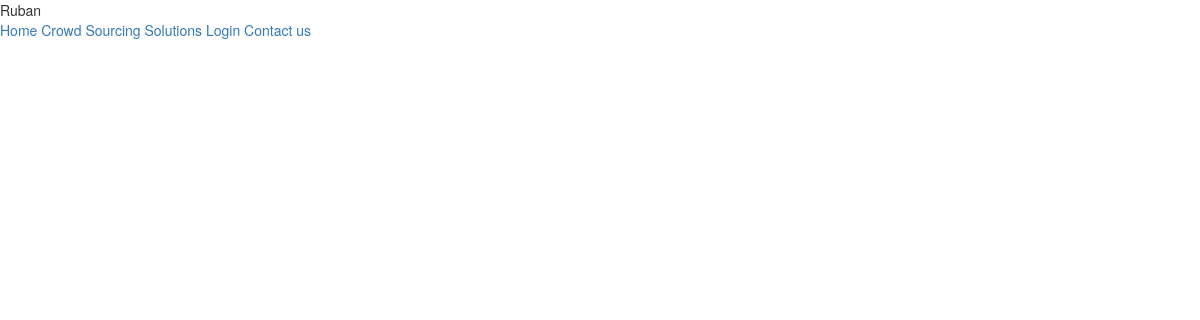
Before: /api/crowdsorcing.php (signed in) with the older database file.
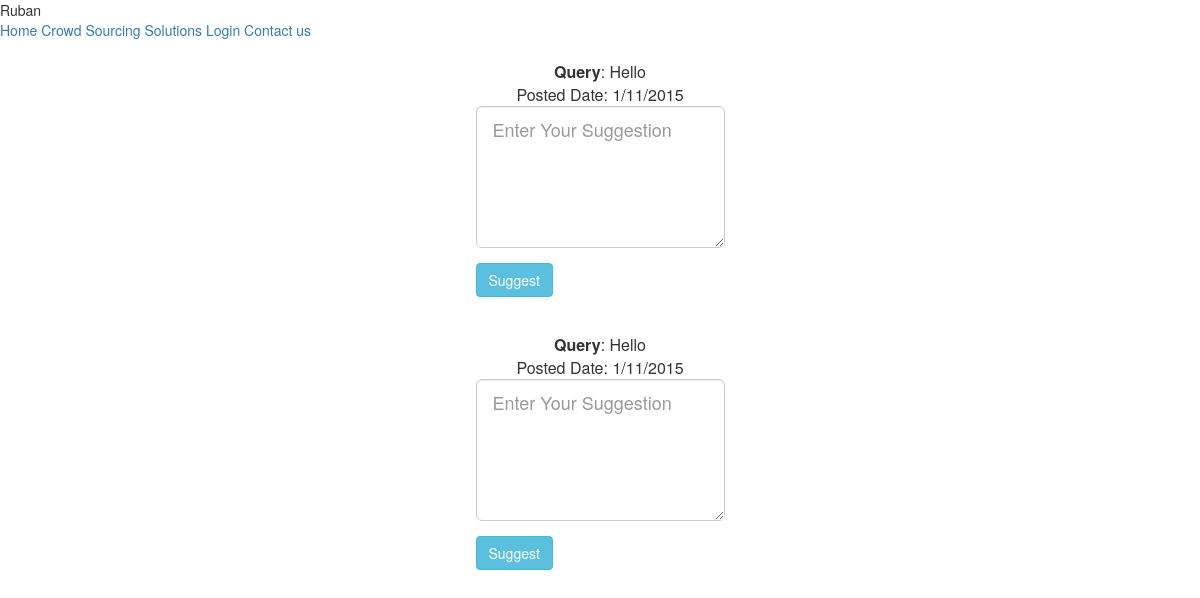
After: the same page with the newer database file.
### tables this page shows
CREATE TABLE IF NOT EXISTS `query` (
  `sms_id` int(11) NOT NULL,
  `from_no` int(11) NOT NULL,
  `to_no` int(11) NOT NULL,
  `date` timestamp NOT NULL DEFAULT CURRENT_TIMESTAMP ON UPDATE CURRENT_TIMESTAMP,
  `body` text NOT NULL
);

### api/crowdsorcing.php (the view, shortened to what this page needs)
<html>
  <head>
    <link rel="stylesheet" href="https://storage.googleapis.com/code.getmdl.io/1.0.2/material.indigo-pink.min.css">
    <link rel="stylesheet" href="https://storage.googleapis.com/code.getmdl.io/1.0.4/material.indigo-pink.min.css">
	<link rel="stylesheet" href="../css/coverstyle.css">
<link rel="stylesheet" href="http://maxcdn.bootstrapcdn.com/bootstrap/3.3.5/css/bootstrap.min.css">
  </head>
  <body>
    <div class="mdl-layout mdl-js-layout mdl-layout--fixed-header">
      <header class="mdl-layout__header">
        <div class="mdl-layout__header-row">
          <span class="mdl-layout-title">Ruban&nbsp;&nbsp;&nbsp;</span>
          <nav class="mdl-navigation mdl-layout--large-screen-only">
            <a class="mdl-navigation__link" href="home.php">Home</a>
						<a class="mdl-navigation__link" href="crowdsorcing.php">Crowd Sourcing Solutions</a>
            <a class="mdl-navigation__link" href="../html/login.html">Login</a>
			  <a class="mdl-navigation__link" href="../html/contact.html">Contact us</a>
          </nav>
        </div>
      </header>
      <main class="mdl-layout__content">
<?php
$sql= "select * from query";
$rs= mysql_query($sql);
while ($row=mysql_fetch_array($rs))
	{
	$p=$row['sms_id'];
	$date=getdate();
$p3=$date['mday']."/".$date['mon']."/".$date['year'];
	$p4=$row['body'];
	echo" <table class=\"mdl-data-table mdl-js-data-table mdl-data-table--selectable mdl-shadow--2dp\"  align=\"center\">";
       echo"  <tbody>";
       echo"<tr>";
       echo"<td class=\"mdl-data-table__cell--non-numeric\" align=\"center\"><b>Query</b>: $p4</td >";
       echo" <tr>";
        echo"  <td class=\"mdl-data-table__cell--non-numeric\"  align=\"center\">Posted Date: $p3</td>";
		echo "<tr><td><form action=\"comment.php\" method=\"post\" class=\"form col-md-12 center-block\">
<div class=\"form-group\">
	            <textarea type=\"text\" name=\"suggestion\" rows=\"5\" placeholder=\"Enter Your Suggestion\" class =\"form-control input-lg ckeditor\" id=\"editor1\" placeholder=\"Description\" required ></textarea>
	  <script type=\"text/javascript\">
	    CKEDITOR.replace('editor1');
	  </script></div>
	  <input type=\"hidden\" name=\"id\" value=\"$p\">
	  <input type=\"submit\" class=\"btn btn-info\" value=\"Suggest\">
</form></td></tr>";
       echo" </tr>";
	   echo "</tbody>";
	   echo "</table>";
	}
?>
</body>
</html>

Changed rows visible on the page:
added query: body "Hello", p3 "1/11/2015"
added query: body "Hello", p3 "1/11/2015"
